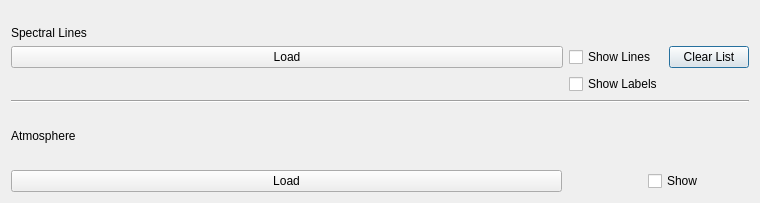
<?xml version="1.0" encoding="UTF-8"?>
<ui version="4.0">
 <class>Dialog</class>
 <widget class="QDialog" name="Dialog">
  <property name="geometry">
   <rect>
    <x>0</x>
    <y>0</y>
    <width>760</width>
    <height>203</height>
   </rect>
  </property>
  <property name="windowTitle">
   <string>Reference Data</string>
  </property>
  <layout class="QGridLayout" name="gridLayout_3">
   <item row="0" column="0">
    <layout class="QVBoxLayout" name="verticalLayout">
     <item>
      <layout class="QGridLayout" name="gridLayout" rowstretch="1,0,0,0,0" columnstretch="1,0,0,0,0">
       <item row="2" column="3" rowspan="2" colspan="2">
        <widget class="QPushButton" name="unload_file_pushbutton">
         <property name="text">
          <string>Clear List</string>
         </property>
        </widget>
       </item>
       <item row="1" column="1" colspan="4">
        <widget class="QLabel" name="transition_label">
         <property name="text">
          <string/>
         </property>
         <property name="alignment">
          <set>Qt::AlignCenter</set>
         </property>
        </widget>
       </item>
       <item row="1" column="0">
        <widget class="QLabel" name="label">
         <property name="sizePolicy">
          <sizepolicy hsizetype="Preferred" vsizetype="Preferred">
           <horstretch>0</horstretch>
           <verstretch>0</verstretch>
          </sizepolicy>
         </property>
         <property name="font">
          <font>
           <weight>50</weight>
           <bold>false</bold>
          </font>
         </property>
         <property name="styleSheet">
          <string notr="true"/>
         </property>
         <property name="text">
          <string>Spectral Lines</string>
         </property>
        </widget>
       </item>
       <item row="2" column="1" rowspan="2" colspan="2">
        <widget class="QCheckBox" name="show_transition_lines_checkbox">
         <property name="text">
          <string>Show Lines</string>
         </property>
        </widget>
       </item>
       <item row="4" column="1" colspan="2">
        <widget class="QCheckBox" name="show_transition_labels_checkbox">
         <property name="text">
          <string>Show Labels</string>
         </property>
        </widget>
       </item>
       <item row="2" column="0" rowspan="2">
        <widget class="QPushButton" name="load_transitions_button">
         <property name="minimumSize">
          <size>
           <width>352</width>
           <height>0</height>
          </size>
         </property>
         <property name="maximumSize">
          <size>
           <width>167772</width>
           <height>167772</height>
          </size>
         </property>
         <property name="text">
          <string>Load</string>
         </property>
        </widget>
       </item>
      </layout>
     </item>
     <item>
      <widget class="Line" name="line">
       <property name="styleSheet">
        <string notr="true"/>
       </property>
       <property name="lineWidth">
        <number>1</number>
       </property>
       <property name="orientation">
        <enum>Qt::Horizontal</enum>
       </property>
      </widget>
     </item>
     <item>
      <layout class="QGridLayout" name="gridLayout_2" rowstretch="1,0" columnstretch="1,0,0,0,0">
       <item row="1" column="4">
        <spacer name="horizontalSpacer">
         <property name="orientation">
          <enum>Qt::Horizontal</enum>
         </property>
         <property name="sizeHint" stdset="0">
          <size>
           <width>40</width>
           <height>20</height>
          </size>
         </property>
        </spacer>
       </item>
       <item row="1" column="0">
        <widget class="QPushButton" name="load_atran_button">
         <property name="enabled">
          <bool>true</bool>
         </property>
         <property name="text">
          <string>Load</string>
         </property>
        </widget>
       </item>
       <item row="0" column="0">
        <widget class="QLabel" name="label_2">
         <property name="font">
          <font>
           <weight>50</weight>
           <bold>false</bold>
          </font>
         </property>
         <property name="styleSheet">
          <string notr="true"/>
         </property>
         <property name="text">
          <string>Atmosphere</string>
         </property>
         <property name="textFormat">
          <enum>Qt::RichText</enum>
         </property>
        </widget>
       </item>
       <item row="0" column="3" colspan="2">
        <widget class="QLabel" name="atran_label">
         <property name="text">
          <string/>
         </property>
         <property name="alignment">
          <set>Qt::AlignCenter</set>
         </property>
        </widget>
       </item>
       <item row="1" column="3">
        <widget class="QCheckBox" name="show_atran_checkbox">
         <property name="text">
          <string>Show</string>
         </property>
        </widget>
       </item>
       <item row="1" column="2">
        <spacer name="horizontalSpacer_2">
         <property name="orientation">
          <enum>Qt::Horizontal</enum>
         </property>
         <property name="sizeHint" stdset="0">
          <size>
           <width>40</width>
           <height>20</height>
          </size>
         </property>
        </spacer>
       </item>
       <item row="1" column="1">
        <spacer name="horizontalSpacer_3">
         <property name="orientation">
          <enum>Qt::Horizontal</enum>
         </property>
         <property name="sizeHint" stdset="0">
          <size>
           <width>40</width>
           <height>20</height>
          </size>
         </property>
        </spacer>
       </item>
      </layout>
     </item>
    </layout>
   </item>
  </layout>
 </widget>
 <resources/>
 <connections/>
</ui>
